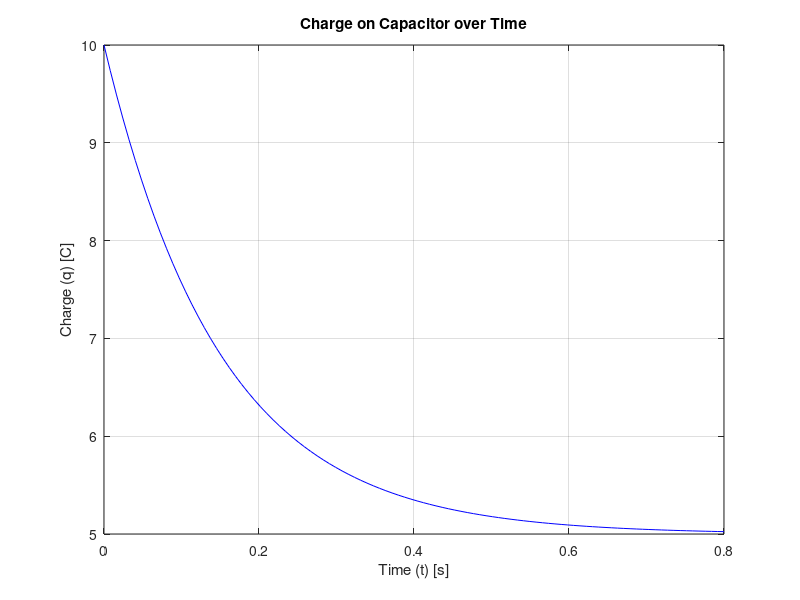

Write MATLAB code to recreate this figure.
clear
clc
%Name the variables
t = linspace(0,0.8);
q0 = 10;
R = 60;
L = 9;
C = 0.00005;
%Function name
q_t = q0.*exp((-R.*t)/(2*L)).*cos((sqrt((1/L*C)...
    -((R/2*L)^2)).*t));
q = q0*exp((-R*t)/(2*L)).*cos(sqrt((1/L*C)-(R/(2*L))^(2))*t);
%Plot the function
plot(t,q,'b');
hold on
title('Charge on Capacitor over Time');
xlabel('Time (t) [s]');
ylabel('Charge (q) [C]');
grid on
hold off
